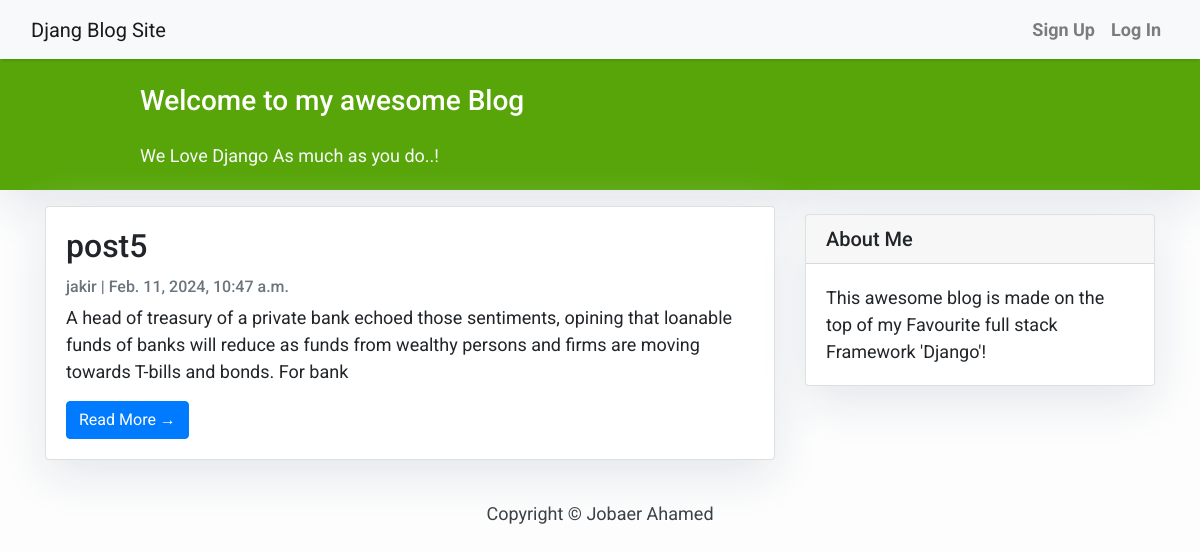
The page /draft/ on the database as committed earlier.
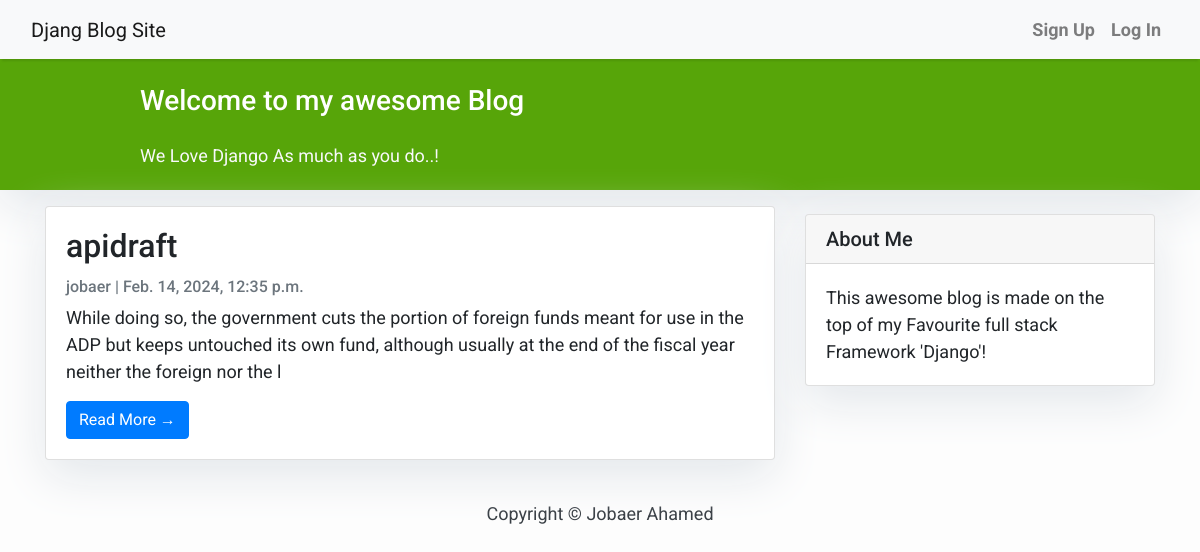
The same page on the database as committed later.
### blog/models.py (models this page shows, shortened)
class Post(models.Model):
    title = models.CharField(max_length = 200 , unique = True)
    slug = models.SlugField(max_length=200, unique=True,null=False)
    author = models.ForeignKey(User, on_delete = models.CASCADE ,related_name='blog_posts')
    content = models.TextField()
    created_on = models.DateTimeField(auto_now_add=True)
    updated_on = models.DateTimeField(auto_now= True)
    status = models.IntegerField(choices = STATUS, default = 0)
    class Meta:
        ordering = ['-created_on']

### accounts/models.py (models this page shows)
class CustomUser(AbstractUser):
    email = models.EmailField(_('email address'), unique = True)
    is_verified = models.BooleanField(default = False)
    otp = models.CharField(max_length=6, null=True, blank=True)  # Add the otp field he

### blog/views.py (the view)
# urls.py: path('draft/',DraftPostListView.as_view(), name='draftpost'),
class DraftPostListView(ListView):
    queryset = Post.objects.filter(status=0).order_by('-created_on')
    template_name = "draftPost_list.html"

### templates/draftPost_list.html (shortened to what this page needs)
{% extends "base.html" %}
{% block content %}
<header class="masthead">
    <div class="container">
        <div class="row">
            <div class=" col-md-8 col-md-10 mx-auto">
                <div class="site-heading">
                    <h3 class=" site-heading my-4 mt-3 text-white"> Welcome to my awesome Blog </h3>
                    <p class="text-light">We Love Django As much as you do..! &nbsp
                    </p>
                </div>
            </div>
        </div>
    </div>
</header>
<div class="container">
    <div class="row">
        <div class="col-md-8 mt-3 left">
            {% for post in post_list %}
            <div class="card mb-4">
                <div class="card-body">
                    <h2 class="card-title">{{ post.title }}</h2>
                    <p class="card-text text-muted h6">{{ post.author }} | {{ post.created_on}} </p>
                    <p class="card-text">{{post.content|slice:":200" }}</p>
                    <a href="{% url 'post_detail' post.slug  %}" class="btn btn-primary">Read More &rarr;</a>
                </div>
            </div>
            {% endfor %}
        </div>
        {% block sidebar %} {% include 'sidebar.html' %} {% endblock sidebar %}
    </div>
</div>
{%endblock%}

Rows that differ between the two databases and show on the page:
removed Post: title "post5", author "jakir", created_on "Feb. 11, 2024, 10:47 a.m.", content "A head of treasury of a private bank echoed those sentiments, opining that loanable funds of banks will reduce as funds from wealthy persons and firms are moving towards T-bills and bonds. For bank"
added Post: title "apidraft", author "jobaer", created_on "Feb. 14, 2024, 12:35 p.m.", content "While doing so, the government cuts the portion of foreign funds meant for use in the ADP but keeps untouched its own fund, although usually at the end of the fiscal year neither the foreign nor the l"
